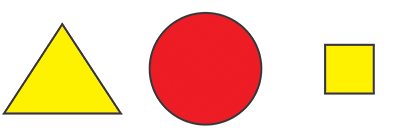
#> input picture images/threeShapes.png, 396 x 140 px
$ python 05_threeShapes.py
#> lines starting #> are read from the running program, lines starting #| are printed output that depends on the picture; after the words box and inside, x2 and y2 are one past the last pixel; in counts of white or black regions, pixels touching at a corner belong together; long printed decimals are rounded
import cv2

def getContours(img):
    contours, hierarchy = cv2.findContours(img, cv2.RETR_EXTERNAL, cv2.CHAIN_APPROX_NONE)

    for cnt in contours:
        area = cv2.contourArea(cnt)

        if(area>500):
            print("Εμβαδόν: ", area)
            cv2.drawContours(imgContour, cnt, -1, (255, 0,0),3)
            perimeter = cv2.arcLength(cnt, True) # True για κλειστά σχήματα
            print("Περίμετρος:", perimeter)
            approx = cv2.approxPolyDP(cnt,0.02*perimeter, True)
            print("Ακμές: ",len(approx))
            objCorners = len(approx)
            x, y, w, h = cv2.boundingRect(approx)

            if(objCorners == 3):
                objectType = "Triangle"
            elif(objCorners > 4):
                objectType = "Cirlce"
            elif(objCorners == 4):
                aspRatio = float(w)/h
                if(aspRatio > 0.95 and aspRatio < 1.05):
                    objectType = "Square"
                else:
                    objectType = "Rect"
            else:
                objectType = "Unknown"

            cv2.rectangle(imgContour, (x, y), (x + w, y + h), (0, 255, 0), 2)
            cv2.putText(imgContour, objectType, (x+(w//2)-20, y+(h//2)), cv2.FONT_HERSHEY_COMPLEX, 0.5, (0,0,0), 2)

img = cv2.imread("../images/threeShapes.png")
#> img is the input picture: shape (140, 396, 3); mean B, G, R 179.1, 208.2, 245.5
imgContour = img.copy()
imgGray = cv2.cvtColor(img, cv2.COLOR_BGR2GRAY)
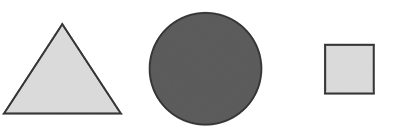
#> imgGray: shape (140, 396); min 54, max 255, mean 215.9
imgBlur = cv2.GaussianBlur(imgGray, (7,7), 1)
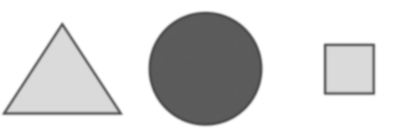
#> imgBlur: shape (140, 396); min 78, max 255, mean 215.9
imgCanny = cv2.Canny(imgBlur,100,200)
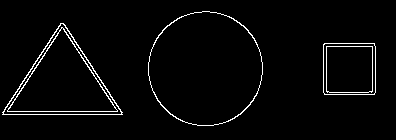
#> imgCanny: shape (140, 396); 2.9% white in thin lines or dots, all inside (x1, y1, x2, y2) = (2, 11, 376, 126)
getContours(imgCanny)
#> in getContours, `contours, hierarchy = cv2.findContours(img, cv2.RETR_EXTERNAL, cv2.CHA..`: contours = 3 contours; box (x1, y1, x2, y2) and area: (148, 11, 263, 126) 10234, (2, 23, 123, 115) 5690, (323, 43, 376, 95) 2646
#> the loop in getContours, `for cnt in contours:` made 3 passes
#> (area, perimeter, approx, objCorners, x, y, w, h) on pass 1: (2646, 203.7, [[324, 43], [324, 94], [374, 94], [374, 43]], 4, 324, 43, 51, 52)
#> (area, perimeter, approx, objCorners, x, y, w, h) on pass 2: (5690.5, 355.1, [[2, 112], [122, 114], [63, 23]], 3, 2, 23, 121, 92)
#| Εμβαδόν:  2646.0
#| Περίμετρος: 203.657
#| Ακμές:  4
#| Εμβαδόν:  5690.5
#| Περίμετρος: 355.120
#| Ακμές:  3
#| Εμβαδόν:  10234.0
#| Περίμετρος: 378.676
#| Ακμές:  8
#> after the loop in getContours, `for cnt in contours:`:
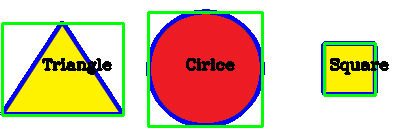
#> imgContour: shape (140, 396, 3); 13.25% of pixels changed, all inside (x1, y1, x2, y2) = (0, 9, 389, 128)

cv2.imshow("Output", imgContour)

cv2.waitKey(0)

$ run again, with images/shapes.png copied over images/threeShapes.png
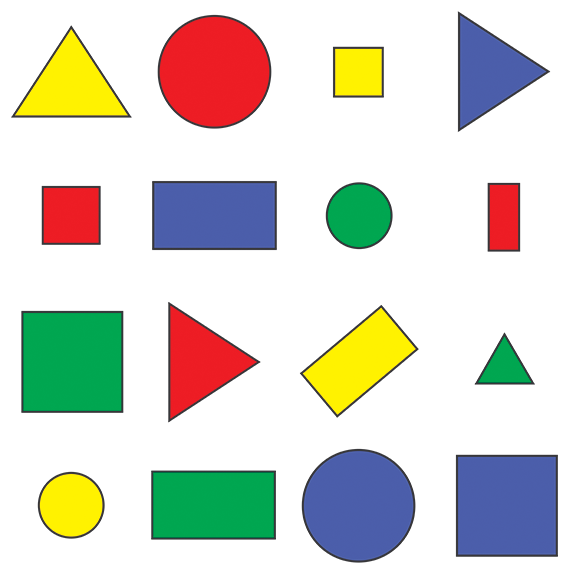
#> input picture images/shapes.png, 576 x 577 px
#> img is the input picture: shape (577, 576, 3); mean B, G, R 205.1, 214.3, 214.2
#> `imgCanny = cv2.Canny(imgBlur,100,200)`:
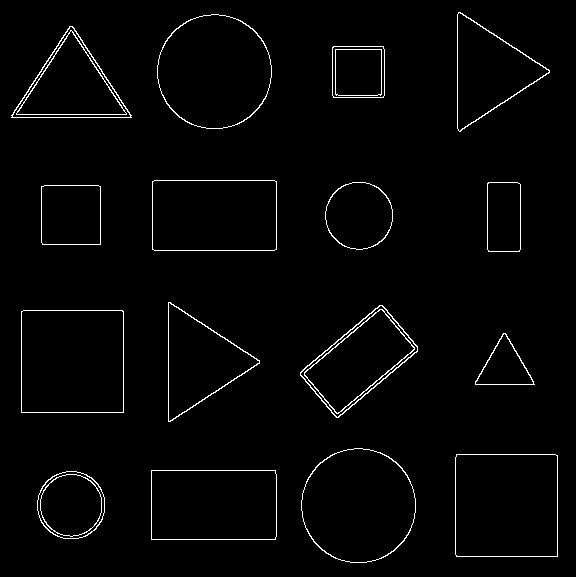
#> imgCanny: shape (577, 576); 2% white in thin lines or dots
#> contours = 16 contours; largest, box (x1, y1, x2, y2) and area: (21, 310, 124, 413) 10402, (455, 454, 558, 557) 10398, (301, 448, 416, 563) 10236, (157, 14, 272, 129) 10234, (152, 180, 277, 251) 8674
#> the loop in getContours, `for cnt in contours:` made 16 passes
#> (area, perimeter, approx, objCorners, x, y, w, h) on passes 2, 3, 6, 7, 9: (8619, 386.8, [[151, 470], [151, 539], [275, 539], [275, 470]], 4, 151, 470, 125, 70), (10398.5, 406.2, [[456, 454], [456, 556], [557, 556], [557, 455]], 4, 456, 454, 102, 103), (10402, 406.8, [[21, 311], [21, 412], [123, 412], [122, 310]], 4, 21, 310, 103, 103), (6389, 338.5, [[382, 305], [300, 372], [336, 417], [417, 351]], 4, 300, 305, 118, 113), (3475.5, 234.2, [[41, 186], [42, 244], [100, 244], [100, 186]], 4, 41, 186, 60, 59)
#> (printed output is left out)
#> after the loop in getContours, `for cnt in contours:`:
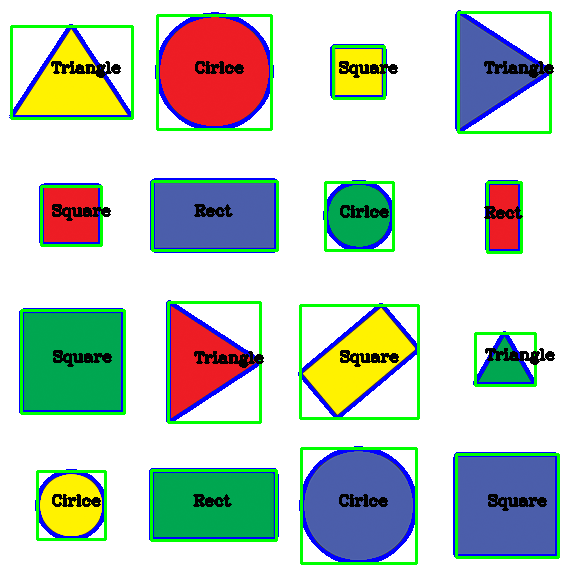
#> imgContour: shape (577, 576, 3); 11.13% of pixels changed, all inside (x1, y1, x2, y2) = (9, 10, 560, 565)
